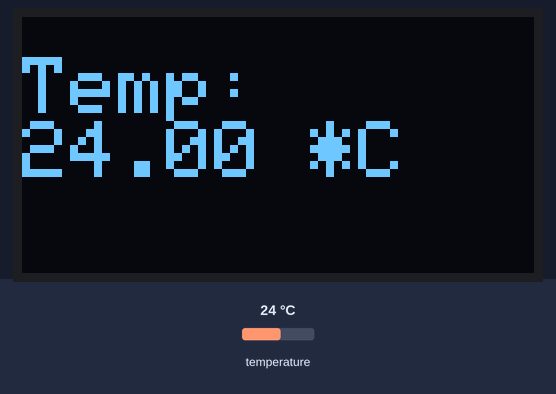
Simulated run of this sketch. Board: ESP32. Shown: 128×64 one-colour display. The test bench sets the inputs (shaded band); at power-on: temperature 24 °C. What the sketch prints to the serial monitor is not drawn.

Above: at 1.3 s.
1.4 s: temperature set to 12 °C
At 3.6 s:
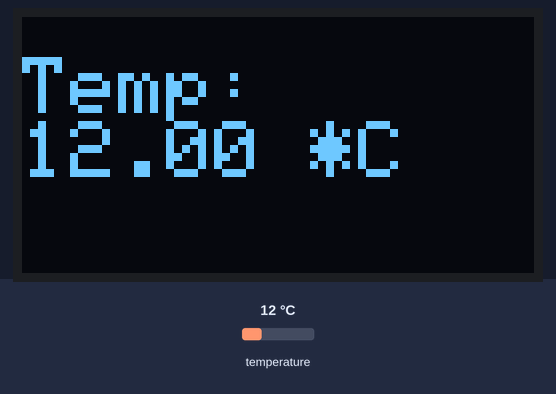
4.7 s: temperature set to 19 °C
At 7.0 s:
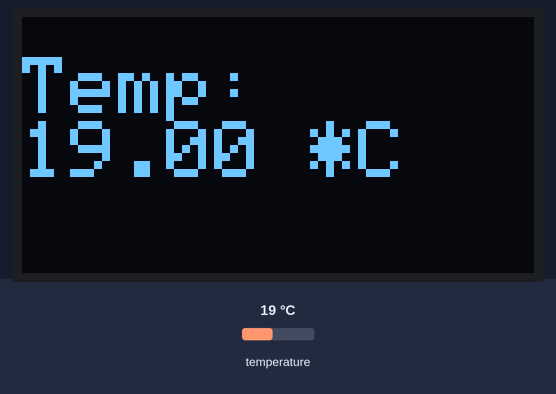
7.7 s: temperature set to 28 °C
At 10.3 s:
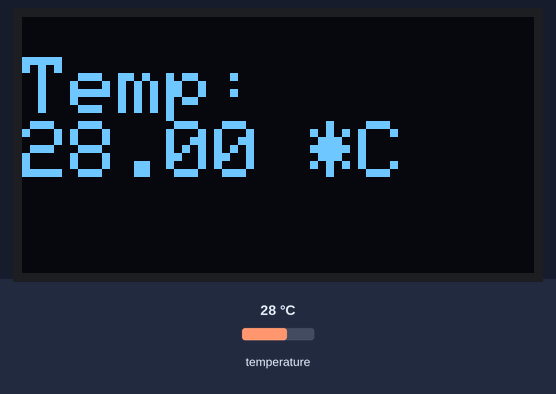
Timing chart, 0 to 11.8 s (numbered marks = the images above; inputs shaded):
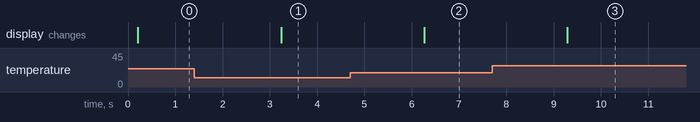

The sketch:

sketch_oled_bme280.ino
```cpp
#include <Wire.h>
#include <Adafruit_Sensor.h>
#include <Adafruit_BME280.h>
#include <Adafruit_GFX.h>
#include <Adafruit_SSD1306.h>

// BME280 wire setting
const int SDA_BME = 5;
const int SCL_BME = 4;

// OLED wire setting
const int SDA_OLED = 21;
const int SCL_OLED = 22;

#if (SSD1306_LCDHEIGHT != 64)
#error("Height incorrect, please fix Adafruit_SSD1306.h")
#endif

Adafruit_BME280 bme;
Adafruit_SSD1306 display(-1);

void setup() {
  Serial.begin(115200);

  // BME280 wire
  Wire1.begin(SDA_BME, SCL_BME);

  // OLED wire
  Wire.begin(SDA_OLED, SCL_OLED);

  // BME280 start
  bool status;
  status = bme.begin(0x76, &Wire1);
  delay(150);
  if (!status) {
    Serial.println("Could not find a valid BME280 sensor, check wiring!");
    while (1);
  }

  // OLED start
  display.begin(SSD1306_SWITCHCAPVCC, 0x3c);
}

void loop() {
  Serial.print("Temp: ");
  Serial.print(bme.readTemperature());
  Serial.println(" *C");

  // print OLED
  display.clearDisplay();
  display.setTextSize(2);
  display.setTextColor(WHITE);
  display.setCursor(0, 10);
  display.println("Temp: ");
  display.print(bme.readTemperature());
  display.println(" *C");
  display.display();

  delay(3000);
}
```

Measured:
- after the input at 1.4 s, the display: changes after 1.8 s (image 1)
- after the input at 4.7 s, the display: changes after 1.6 s (image 2)
- after the input at 7.7 s, the display: changes after 1.6 s (image 3)
